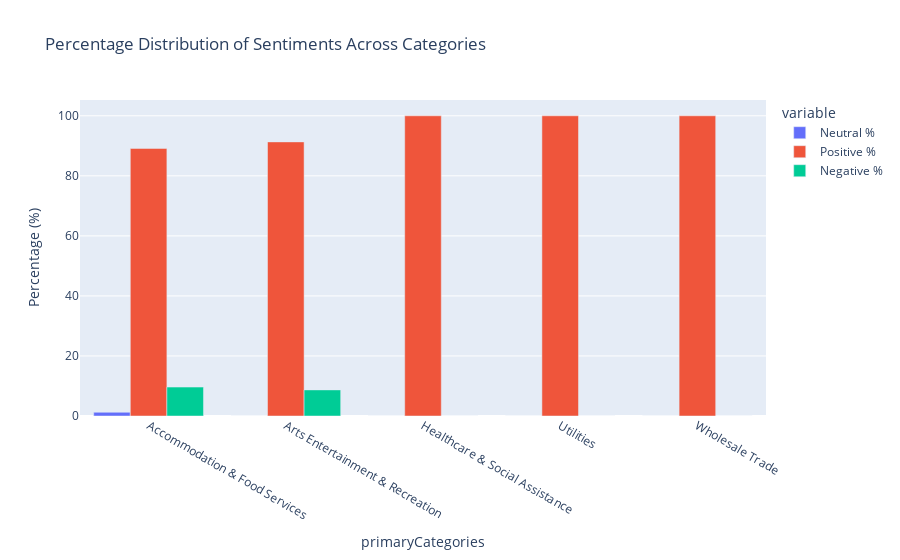

Write notebook code for a chart like this one.
### Markdown cell above
### 3.3.2 percentage of comments for each Primary Categories

### Code cell
# Pivot table creation remains the same
pivot_df = df.pivot_table(index='primaryCategories', columns='polarity', aggfunc='size', fill_value=0)

# Reset index to make 'primaryCategories' a column again
pivot_df.reset_index(inplace=True)

# Rename columns for clarity
pivot_df.columns.name = None
pivot_df.rename(columns={0: 'Neutral', 1: 'Positive', -1: 'Negative'}, inplace=True)

# Calculate percentages for Neutral, Positive, and Negative sentiments
pivot_df['Total'] = pivot_df[['Neutral', 'Positive', 'Negative']].sum(axis=1)
pivot_df['Neutral %'] = pivot_df['Neutral'] / pivot_df['Total'] * 100
pivot_df['Positive %'] = pivot_df['Positive'] / pivot_df['Total'] * 100
pivot_df['Negative %'] = pivot_df['Negative'] / pivot_df['Total'] * 100

# Filter for relevant columns
relevant_columns = ['primaryCategories', 'Neutral %', 'Positive %', 'Negative %']

# Plotting
fig = px.bar(pivot_df[relevant_columns], x='primaryCategories', y=[col for col in relevant_columns if col!= 'primaryCategories'],
             title='Percentage Distribution of Sentiments Across Categories',
             labels={'value':'Percentage (%)'},
             barmode='group')

fig.show()

### Figure 1 — Plotly figure (JSON) as saved in the notebook; plotly's stock layout.template omitted (floating-point values rounded to 4 significant figures)
{"data": [{"alignmentgroup": "True", "hovertemplate": "variable=Neutral %<br>primaryCategories=%{x}<br>Percentage (%)=%{y}<extra></extra>", "legendgroup": "Neutral %", "marker": {"color": "#636efa", "pattern": {"shape": ""}}, "name": "Neutral %", "offsetgroup": "Neutral %", "orientation": "v", "showlegend": true, "textposition": "auto", "type": "bar", "x": ["Accommodation & Food Services", "Arts Entertainment & Recreation", "Healthcare & Social Assistance", "Utilities", "Wholesale Trade"], "xaxis": "x", "y": [1.239, 0, 0, 0, 0], "yaxis": "y"}, {"alignmentgroup": "True", "hovertemplate": "variable=Positive %<br>primaryCategories=%{x}<br>Percentage (%)=%{y}<extra></extra>", "legendgroup": "Positive %", "marker": {"color": "#EF553B", "pattern": {"shape": ""}}, "name": "Positive %", "offsetgroup": "Positive %", "orientation": "v", "showlegend": true, "textposition": "auto", "type": "bar", "x": ["Accommodation & Food Services", "Arts Entertainment & Recreation", "Healthcare & Social Assistance", "Utilities", "Wholesale Trade"], "xaxis": "x", "y": [89.13, 91.3, 100, 100, 100], "yaxis": "y"}, {"alignmentgroup": "True", "hovertemplate": "variable=Negative %<br>primaryCategories=%{x}<br>Percentage (%)=%{y}<extra></extra>", "legendgroup": "Negative %", "marker": {"color": "#00cc96", "pattern": {"shape": ""}}, "name": "Negative %", "offsetgroup": "Negative %", "orientation": "v", "showlegend": true, "textposition": "auto", "type": "bar", "x": ["Accommodation & Food Services", "Arts Entertainment & Recreation", "Healthcare & Social Assistance", "Utilities", "Wholesale Trade"], "xaxis": "x", "y": [9.629, 8.696, 0, 0, 0], "yaxis": "y"}], "layout": {"barmode": "group", "legend": {"title": {"text": "variable"}, "tracegroupgap": 0}, "title": {"text": "Percentage Distribution of Sentiments Across Categories"}, "xaxis": {"anchor": "y", "domain": [0, 1], "title": {"text": "primaryCategories"}}, "yaxis": {"anchor": "x", "domain": [0, 1], "title": {"text": "Percentage (%)"}}}}
